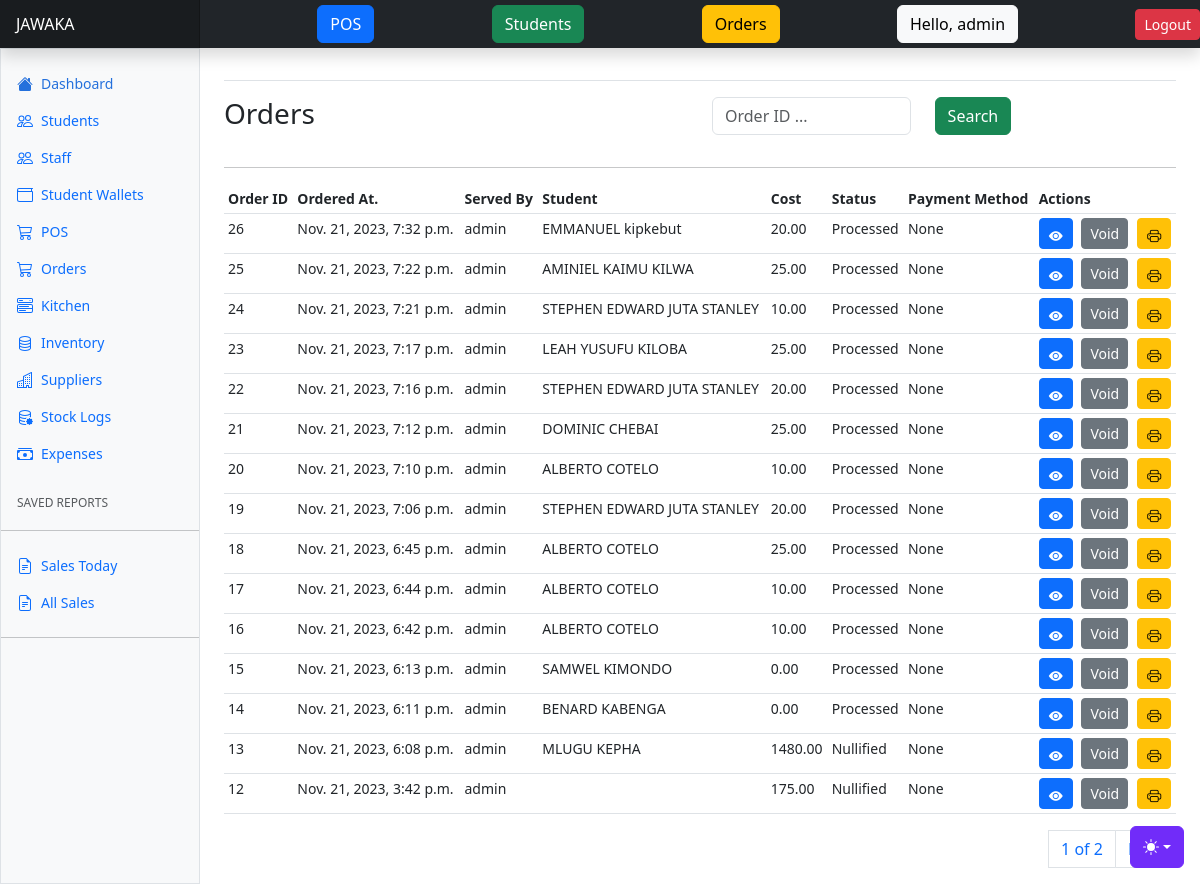
/orders/ (signed in), run on an earlier commit of the app's database.
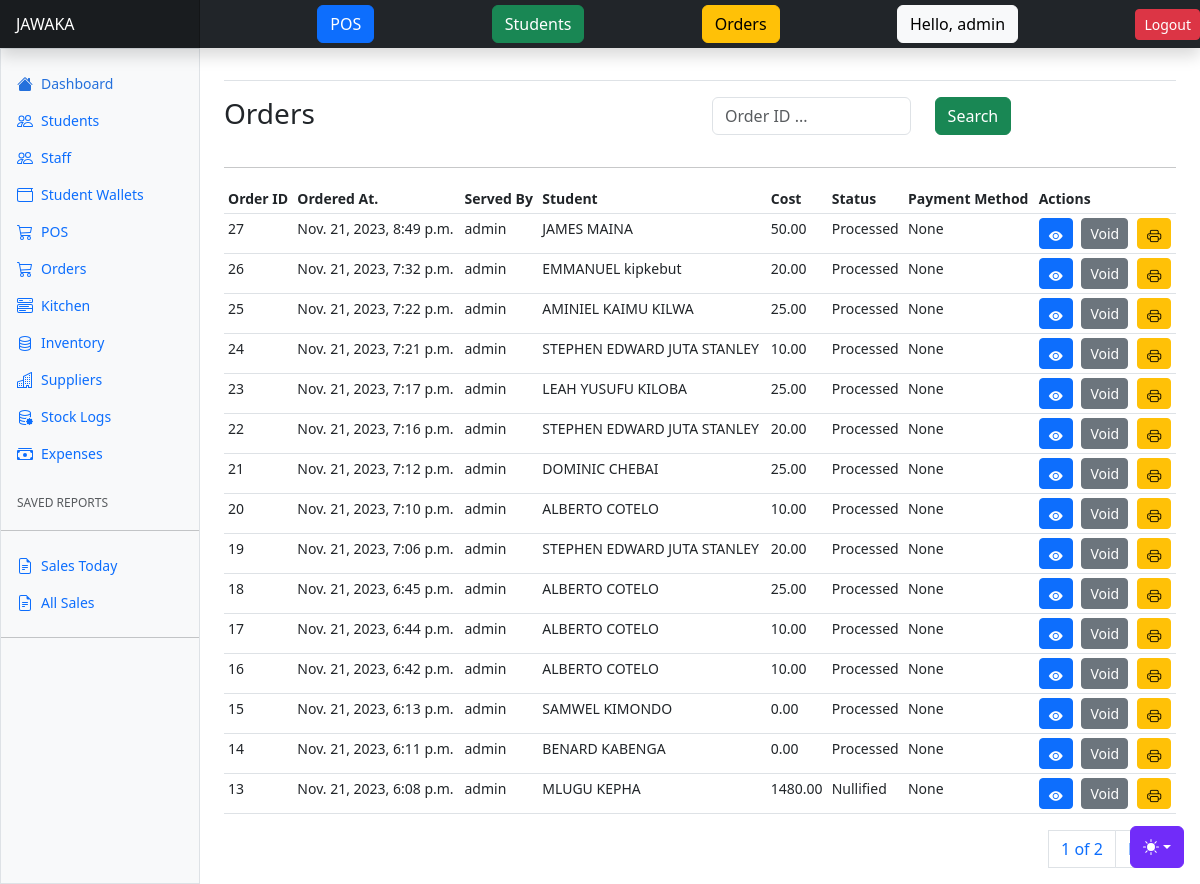
And on a later commit of the database.
### apps/orders/models.py (models this page shows, shortened)
class Order(AbstractBaseModel):
    student = models.ForeignKey("students.Student", on_delete=models.SET_NULL, null=True, related_name="studentorders")
    total_cost = models.DecimalField(max_digits=20, decimal_places=2)
    meal_time = models.CharField(max_length=255, null=True)
    status = models.CharField(max_length=255, choices=ORDER_STATUS_CHOICES)
    served_by = models.ForeignKey("users.User", on_delete=models.SET_NULL, null=True)
    payment_method = models.CharField(max_length=255, null=True, choices=PAYMENT_METHODS)
    def items(self):
        return self.orderitems.all()

### apps/users/models.py (models this page shows)
class User(AbstractUser):
    role = models.CharField(choices=ROLE_CHOICES, max_length=32, null=True)
    phone_number = models.CharField(max_length=255, null=True)
    id_number = models.CharField(max_length=255, null=True)
    gender = models.CharField(max_length=255, null=True)
    def __str__(self):
        return self.username
    def name(self):
        return f"{self.first_name} {self.last_name}"

### apps/students/models.py (models this page shows, shortened)
class Student(AbstractBaseModel):
    user = models.OneToOneField("users.User", on_delete=models.CASCADE)
    student_type = models.CharField(max_length=255, choices=STUDENT_TYPES)
    registration_number = models.CharField(max_length=255)
    status = models.CharField(max_length=255, choices=STUDENT_STATUS)
    added_on = models.DateField(null=True)
    credit_limit = models.DecimalField(max_digits=100, decimal_places=2, default=0)
    def __str__(self):
        return self.registration_number

### apps/orders/views.py (the view)
# urls.py: path("orders/", include("apps.orders.urls")),
@login_required(login_url="/users/login/")
def orders(request):
    user = request.user
    orders = Order.objects.all().order_by("-created")
    if not user.is_superuser:
        orders = Order.objects.filter(served_by=user).order_by("-created")
    if request.method == "POST":
        registration_number = request.POST.get("reg_number")
        orders = Order.objects.filter(
            Q(student__registration_number__icontains=registration_number) |
            Q(id__icontains=registration_number)
        )
    paginator = Paginator(orders, 15)
    page_number = request.GET.get("page")
    page_obj = paginator.get_page(page_number)
    context = {
        "orders": orders,
        "page_obj": page_obj,
    }
    return render(request, "orders/orders.html", context)

### apps/inventory/models.py (called while the page is built)
    def __str__(self):
        return self.item

### templates/orders/orders.html (shortened to what this page needs)
{% extends "base.html" %}
{% block content %}
<div class="row">
    <div class="col">
        <h3>Orders</h3>
    </div>
    <div class="col">
      <form method="POST">
        <div class="input-group mb-3">
          <div class="row">
            <div class="col-7">
              <input type="text" class="form-control" name="reg_number" id="reg_number" placeholder="Order ID ...">
            </div>
            <div class="col-5">
              <button class="btn btn-success">Search</button>
            </div>
          </div>
        </div>
      </form>
    </div>
</div>
<hr/>
      <div class="table-responsive small">
        <table class="table table-sm">
          <thead>
            <tr>
              <th scope="col">Order ID</th>
              <th scope="col">Ordered At.</th>
              <th scope="col">Served By</th>
              <th scope="col">Student</th>
              <th scope="col">Cost</th>
              <th scope="col">Status</th>
              <th scope="col">Payment Method</th>
              <th scope="col" colspan="3">Actions</th>
            </tr>
          </thead>
          <tbody>
            {% for order in page_obj %}
            <tr>
              <td>{{order.id}}</td>
              <td>{{order.created}}</td>
              <td>{{order.served_by}}</td>
              <td>{{order.student.user.name}}</td>
              <td>{{order.total_cost}}</td>
              <td>{{order.status}}</td>
              <td>{{order.payment_method}}</td>
              <td>
                <a href="#" class="btn btn-primary btn-sm" data-bs-toggle="modal" data-bs-target="#orderItemsModal{{ order.id }}"><i class="bi bi-eye-fill"></i></a>
              </td>
              <td><a class="btn btn-secondary btn-sm" data-bs-toggle="modal" data-bs-target="#voidOrderModal{{ order.id }}">Void</a></td>
              <td><a href="{% url 'print-order' order.id %}" class="btn btn-warning btn-sm">
                <i class="bi bi-printer"></i>
              </a></td>
            </tr>
            {% endfor %}
          </tbody>
        </table>
        <div>
          <nav aria-label="Page navigation example">
            <ul class="pagination justify-content-end">
              <a class="page-link" href="#">{{ page_obj.number }} of {{ page_obj.paginator.num_pages }}</a>
              {% if page_obj.has_next %}
              <li class="page-item"><a class="page-link" href="?page={{ page_obj.next_page_number }}">Next</a></li>
              {% endif %}
            </ul>
          </nav>
        </div>
      </div>
{% endblock content %}

What changed in the data, as far as the page shows it:
no longer on this page (row unchanged): Order: id "12", created "Nov. 21, 2023, 3:42 p.m.", served_by "admin", total_cost "175.00", status "Nullified", payment_method "None"
added Order: id "27", created "Nov. 21, 2023, 8:49 p.m.", served_by "admin", student.user.name "JAMES MAINA", total_cost "50.00", status "Processed", payment_method "None"
